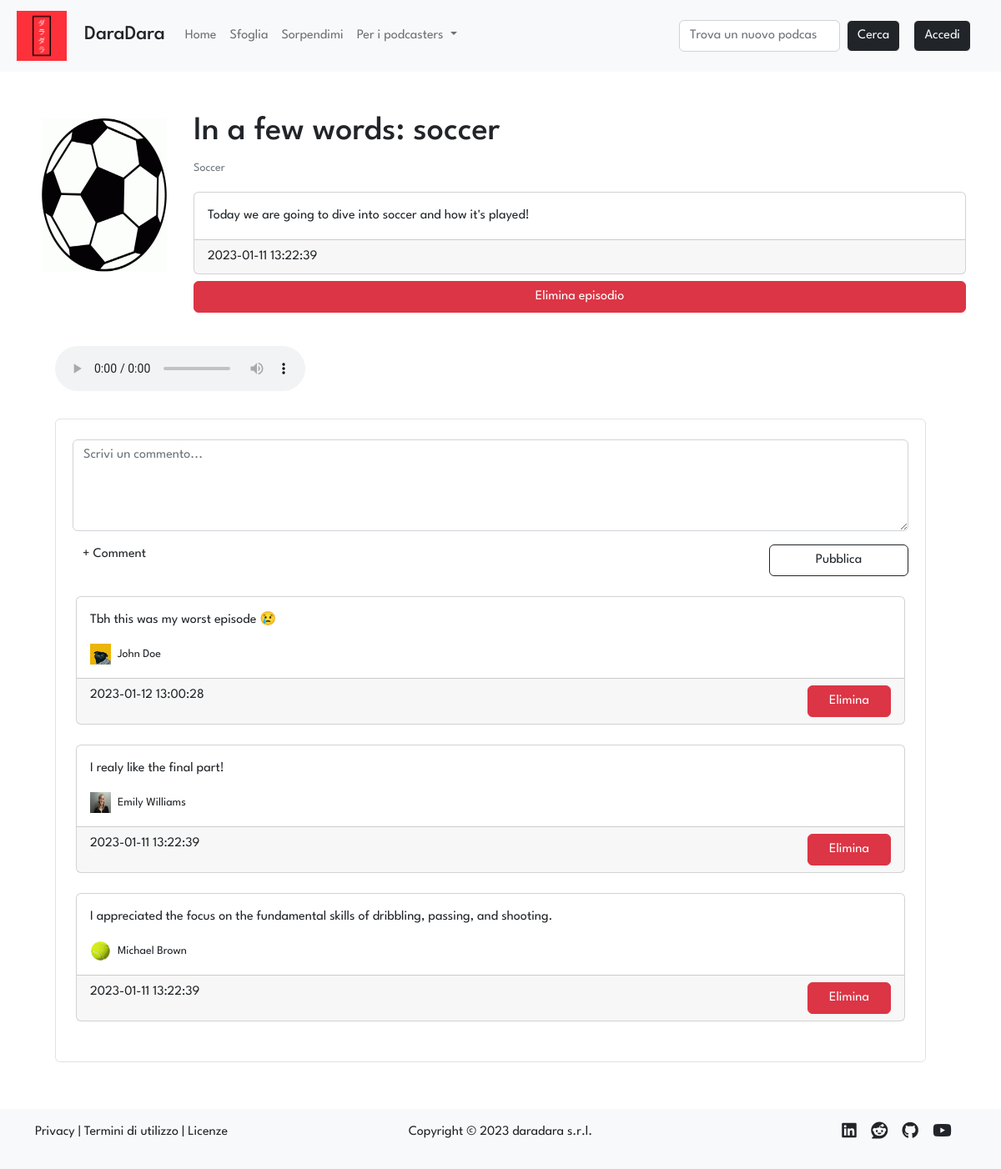
The page /podcast/1/episode/1 on the database as committed earlier.
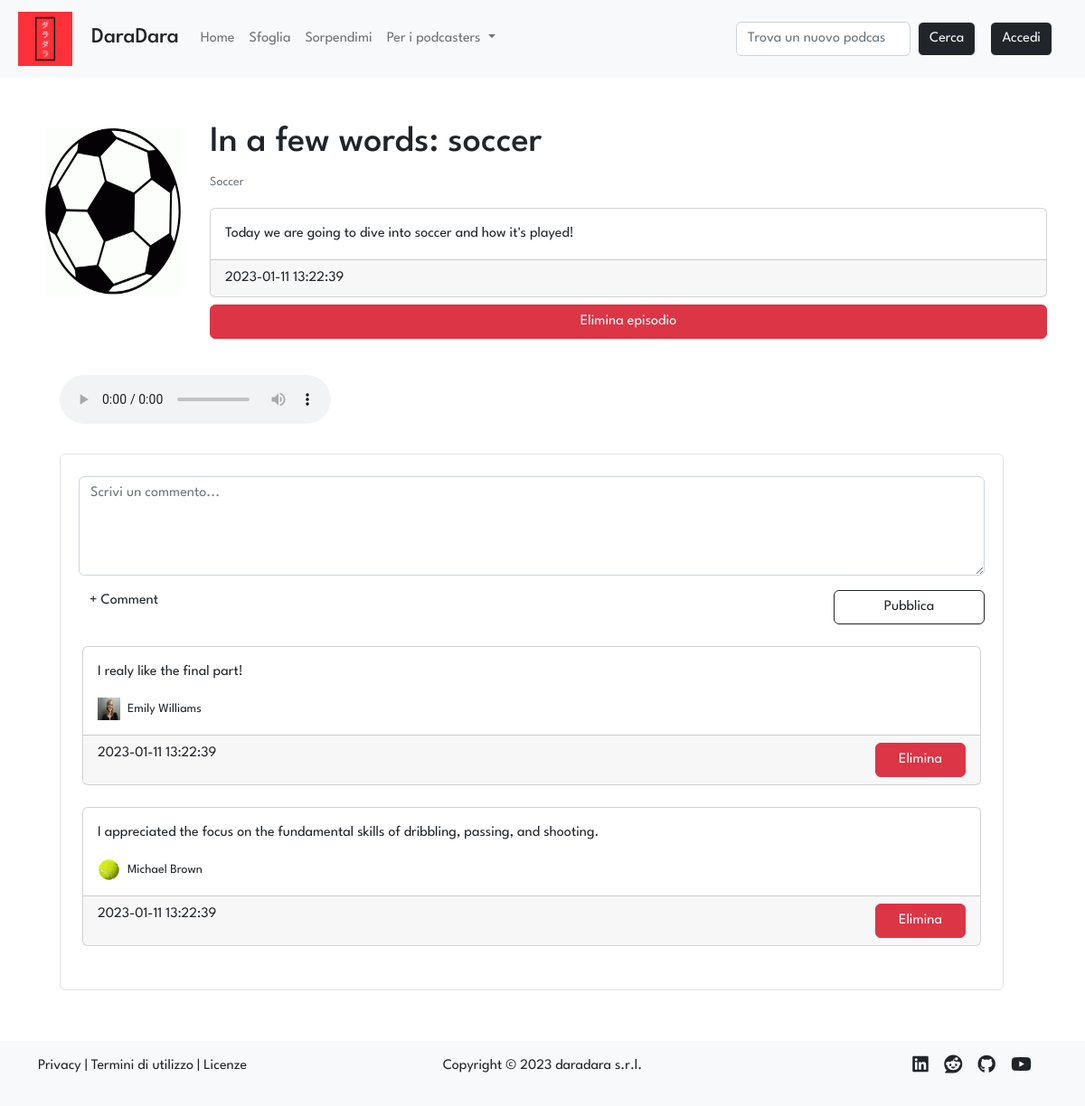
The same page on the database as committed later.
### tables this page shows
CREATE TABLE "podcasts" (
	"id"	INTEGER NOT NULL UNIQUE,
	"title"	TEXT NOT NULL UNIQUE,
	"desc"	TEXT NOT NULL,
	"img"	TEXT NOT NULL,
	"id_user"	INTEGER NOT NULL,
	FOREIGN KEY("id_user") REFERENCES "users"("id"),
	PRIMARY KEY("id" AUTOINCREMENT)
);

CREATE TABLE "episodes" (
	"id"	INTEGER NOT NULL UNIQUE,
	"title"	TEXT NOT NULL UNIQUE,
	"description"	TEXT NOT NULL,
	"audio"	TEXT NOT NULL,
	"timestamp"	TEXT NOT NULL,
	"id_podcast"	INTEGER NOT NULL,
	FOREIGN KEY("id_podcast") REFERENCES "podcasts"("id"),
	PRIMARY KEY("id" AUTOINCREMENT)
);

CREATE TABLE "comments" (
	"id_user"	INTEGER NOT NULL,
	"id_ep"	INTEGER NOT NULL,
	"text"	TEXT NOT NULL,
	"timestamp"	TEXT NOT NULL,
	FOREIGN KEY("id_ep") REFERENCES "episodes"("id"),
	FOREIGN KEY("id_user") REFERENCES "users"("id"),
	PRIMARY KEY("id_user","id_ep","timestamp")
);

CREATE TABLE "users" (
	"id"	INTEGER NOT NULL UNIQUE,
	"email"	TEXT NOT NULL UNIQUE,
	"password"	TEXT NOT NULL,
	"name"	TEXT NOT NULL,
	"surname"	TEXT NOT NULL,
	"propic"	TEXT NOT NULL,
	PRIMARY KEY("id" AUTOINCREMENT)
);

### app.py (the view)
@app.route('/podcast/<int:id_pod>/episode/<int:id_ep>')
def episode(id_pod, id_ep):
    episode = dao.get_episode(id_ep)
    if episode and episode['id_podcast'] == id_pod:
        podcast = dao.get_podcast(id_pod)
        comments = dao.get_comments_extended(id_ep)
        return render_template('episode.html', id=id_ep, id_pod=id_pod, podcast=podcast, episode=episode, comments=comments)
    else:
        flash(message='Si è verificato un errore', category='danger')
        return redirect(url_for('index'))

### data/dao.py (called while the page is built)
def get_comments_extended(id_ep):
    conn, cursor = connect()
    comments = False
    try:
        sql = 'SELECT comments.id_user, text, timestamp, name, surname, propic FROM comments, users WHERE comments.id_user = users.id AND id_ep = ? ORDER BY timestamp DESC'
        cursor.execute(sql, (id_ep,))
        comments = cursor.fetchall()
    except Exception as e:
        print(e)
    close(conn, cursor)
    return comments

def get_episode(id):
    conn, cursor = connect()
    episode = False
    try:
        sql = 'SELECT * FROM episodes WHERE id = ?'
        cursor.execute(sql, (id,))
        episode = cursor.fetchone()
    except Exception as e:
        print(e)
    close(conn, cursor)
    return episode

def get_podcast(id):
    conn, cursor = connect()
    podcast = False
    try:
        sql = 'SELECT * FROM podcasts WHERE id = ?'
        cursor.execute(sql, (id,))
        podcast = cursor.fetchone()
    except Exception as e:
        print(e)
    close(conn, cursor)
    return podcast

def connect():
    conn = sqlite3.connect(PATH)
    conn.row_factory = sqlite3.Row
    cursor = conn.cursor()
    return conn, cursor

def close(conn, cursor):
    cursor.close()
    conn.close()

### templates/episode.html (shortened to what this page needs)
{% extends 'layout.html' %}
{% block stylesheets %} <link rel="stylesheet" href="{{url_for('static', filename='stylesheets/episode.css')}}"> {% endblock %}
{% block content %}
<div class="row">
    <div class="col-12 col-lg-2 d-flex justify-content-center">
        <img src="{{url_for('static', filename='uploads/images/covers/{0}{1}'.format(id_pod, podcast.img))}}" alt="Immagine podcast" class="card-img p-1 p-lg-2 episode-img">
    </div>
    <div class="col mt-4 mt-lg-0">
        <div class="row d-flex justify-content-center align-items-center mb-3">
            <h1 class="">{{episode.title}}</h1>
            <a href="{{url_for('podcast', id=podcast.id)}}"><p class="card-text"><small class="text-muted">{{podcast.title}}</small></p></a>
        </div>
        <div class="card">
            <div class="card-body">
              <p class="card-text">{{episode.description}}</p>
            </div>
            <div class="card-footer">
                {{episode.timestamp}}
            </div>
        </div>
        <div class="row mx-0 my-2 d-flex justify-content-center align-content-center display-5">
            <button type="button" class="btn btn-danger" data-bs-toggle="modal" data-bs-target="#deleteEpisodeModal">
                Elimina episodio
            </button>
        </div>
    </div>
</div>
<div class="row mt-3 mx-lg-0 mx-2">
    <div id="player" class="col-md-7">
        <div class="card-body row g-2">
            <div class="text-light p-3">
                <audio controls>
                    <source src="audio-file.mp3" type="audio/mpeg">
                </audio>
            </div>
        </div>
    </div>
    <div class="row d-flex justify-content-center align-content-center my-2">
        <div class="row d-flex justify-content-center">
            <div class="">
              <div class="card shadow-0 border bg-ligth">
                <div class="card-body p-4">
                    <form class="form-outline mb-4 mx-2" action="{{ url_for('post_new_comment', id_ep=id, id_pod=id_pod) }}" method="POST">
                        <div class="row">
                            <textarea type="text" name="text" id="addANote" class="form-control" placeholder="Scrivi un commento..." rows="4" maxlength="300"></textarea>
                        </div>
                        <div class="row d-flex justify-content-between mt-3">
                            <label class="col-6 form-label" for="addANote">+ Comment</label>
                            <button type="submit" class="col-12 col-lg-2 btn btn-outline-dark">Pubblica</button>
                        </div>
                    </form>
                    {% for comment in comments %}
                    <div class="card mb-4">
                        <div class="card-body">
                        <p>{{comment.text}}</p>
                        <div class="d-flex justify-content-between">
                            <div class="d-flex flex-row align-items-center">
                                <img src="{{url_for('static', filename='uploads/images/propics/{0}{1}'.format(comment.id_user, comment.propic))}}" alt="avatar" width="25"
                                    height="25"/>
                                <p class="small mb-0 ms-2">{{comment.name}} {{comment.surname}}</p>
                            </div>
                        </div>
                        </div>
                        <div class="card-footer d-flex justify-content-between">
                            <div class="col-4 col-sm-3 col-lg-2">
                                {{comment.timestamp}}
                            </div>
                            <form class="col-8 col-sm-7 col-md-6 col-lg-5 d-flex justify-content-end" action="{{ url_for('post_delete_comment', id_pod=id_pod, id_ep=id) }}" method="POST">
                                <button type="submit" class="col-8 col-lg-3 btn btn-danger">Elimina</button>
                            </form>
                        </div>
                    </div>
                    {% endfor %}
                </div>
              </div>
            </div>
          </div>
    </div>
</div>
{% endblock %}

### templates/layout.html (shortened to what this page needs)
<!DOCTYPE html>
<html lang="it">
<head>
    <link href="https://cdn.jsdelivr.net/npm/bootstrap@5.2.3/dist/css/bootstrap.min.css" rel="stylesheet">
    <link href="{{url_for('static', filename='stylesheets/layout.css')}}" rel="stylesheet" >
    {% block stylesheets %}{% endblock %}
</head>
<body>
    <nav class="navbar navbar-expand-lg bg-light sticky-top">
        <div class="container-fluid mx-2">
            <a class="navbar-brand" href="{{ url_for('index') }}">
                <img class="img-fluid nav-img" src="{{url_for('static', filename='ico/daradara_medium.png')}}" alt="Logo DaraDara">
                <h4 class="d-inline-block mt-0 ms-3">DaraDara</h4>
            </a>
            <div class="collapse navbar-collapse" id="navbarSupportedContent">
            <ul class="navbar-nav me-auto mb-2 mb-lg-0">
                <li class="nav-item">
                <a class="nav-link {% block homeActive %}{% endblock %}" aria-current="page" href="{{ url_for('index') }}">Home</a>
                </li>
                <li class="nav-item">
                <a class="nav-link {% block searchActive %}{% endblock %}" href="#">Sfoglia</a>
                </li>
                <li class="nav-item">
                    <a class="nav-link {% block discoverActive %}{% endblock %}" href="#">Sorpendimi</a>
                </li>
                <li class="nav-item dropdown">
                <a class="nav-link dropdown-toggle" href="#" role="button" data-bs-toggle="dropdown" aria-expanded="false">
                    Per i podcasters
                </a>
                </li>
            </ul>
            <form class="d-flex" role="search">
                <input class="form-control me-2" type="search" placeholder="Trova un nuovo podcast" aria-label="Search">
                <button class="btn btn-outline-light btn-dark" type="submit">Cerca</button>
            </form>
            {% if not current_user.is_authenticated %}
            <a href = "{{ url_for('login') }}"><button type="button" id="loginBtn" class="btn btn-outline-light btn-dark my-3 my-lg-0 mx-lg-3">Accedi</button></a>
            {% endif %}
            </div>
        </div>
    </nav>
    <div class="container mt-5">
        {% block content %}{% endblock %}
    </div>
    <footer class="bg-light py-3 mt-5">
        <div class="container">
            <div class="row">
                <div class="col-4">
                    <p>
                        <a href="#">Privacy</a> | <a href="#">Termini di utilizzo</a> | <a href="#">Licenze</a>
                    </p>
                </div>
                <div class="col">
                    <p class="text-center">Copyright &copy; 2023 daradara s.r.l.</p>
                </div>
                <div class="col-2 offset-2 d-flex flex-row-reverse justify-content-evenly social-icons">
                    <a href="https://youtube.com/playlist?list=PLs7DWGc_wmwTg9F9SkP6GWtJ5FV36dIxp" target="_blank"><i class="fab fa-youtube fa-lg"></i></a>
                    <a href="https://github.com/nMaax" target="_blank"><i class="fab fa-github fa-lg"></i></a>
                    <a href="https://www.reddit.com/r/podcasts/" target="_blank"><i class="fab fa-reddit fa-lg"></i></a>
                    <a href="https://www.linkedin.com/in/massimiliano-carli/" target="_blank"><i class="fab fa-linkedin fa-lg"></i></a>
                </div>
            </div>
        </div>
    </footer>
</body>
</html>

### static/stylesheets/layout.css (style rules this page uses)
* { font-family: 'League Spartan', sans-serif; }
a:not(.stock-a, .nav-link) { color: inherit; text-decoration: none; }
.nav-img { max-width: 60px; max-height: 60px; }

### static/stylesheets/episode.css (style rules this page uses)
.episode-img { max-height: 200px; max-width: 200px; }

Rows that differ between the two databases and show on the page:
removed comments: text "Tbh this was my worst episode 😢", id_user.propic (picture), name "John", surname "Doe", timestamp "2023-01-12 13:00:28"
